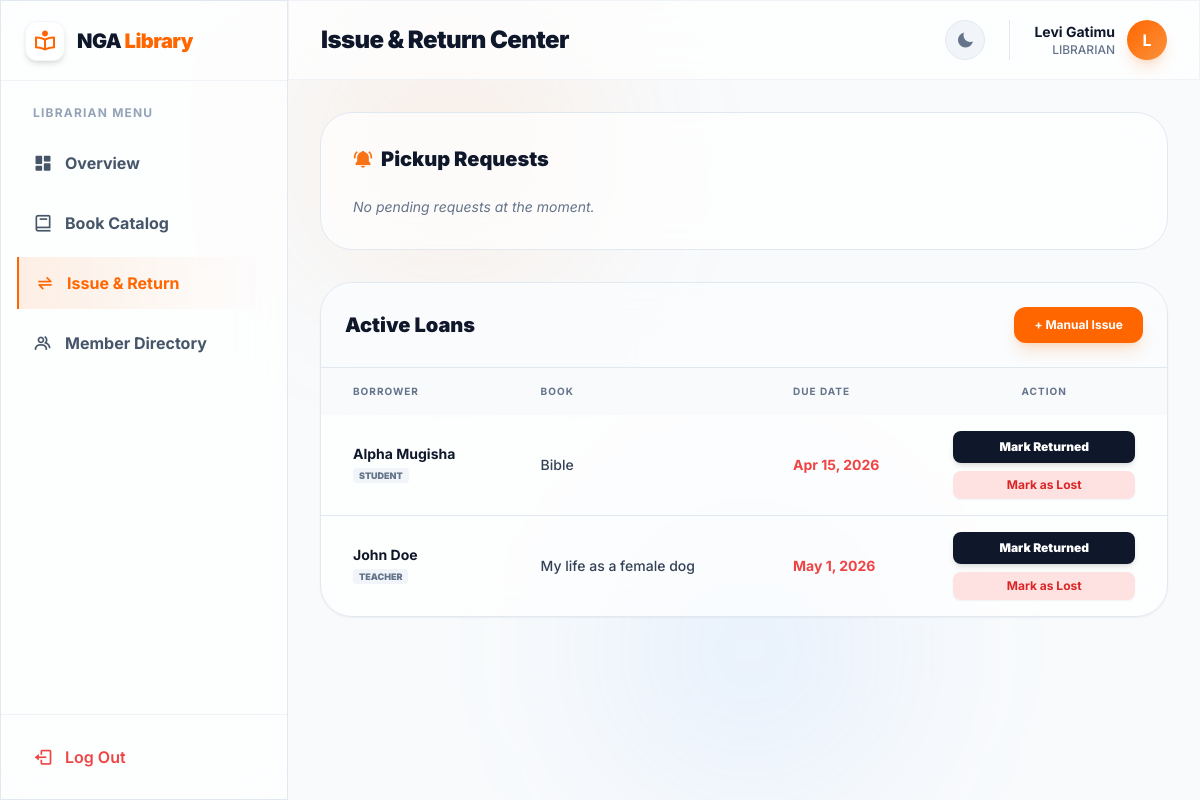
The app's page /librarian/transactions.php (signed in) with its own data.
### tables this page shows
CREATE TABLE `borrowings` (
  `id` int(11) NOT NULL,
  `user_id` int(11) NOT NULL,
  `book_id` int(11) NOT NULL,
  `issue_date` date NOT NULL,
  `due_date` date NOT NULL,
  `return_date` date DEFAULT NULL,
  `status` enum('Pending','Issued','Returned','Overdue','Rejected') DEFAULT 'Pending',
  `fine_amount` int(11) DEFAULT 0
);

### librarian/transactions.php (the view, shortened to what this page needs)
<?php
require '../config/db.php';
try {
    $pending_query = "
        SELECT br.*, COALESCE(u.full_name, 'Unknown User') as full_name, COALESCE(u.role, 'Student') as role, COALESCE(b.title, 'Unknown Book') as title
        FROM borrowings br
        LEFT JOIN users u ON br.user_id = u.id
        LEFT JOIN books b ON br.book_id = b.id
        WHERE LOWER(br.status) = 'pending'
        ORDER BY br.id DESC
    ";
    $pending = $pdo->query($pending_query)->fetchAll();
    $active_query = "
        SELECT br.*, COALESCE(u.full_name, 'Unknown User') as full_name, COALESCE(u.role, 'Student') as role, COALESCE(b.title, 'Unknown Book') as title
        FROM borrowings br
        LEFT JOIN users u ON br.user_id = u.id
        LEFT JOIN books b ON br.book_id = b.id
        WHERE LOWER(br.status) = 'issued'
        ORDER BY br.due_date ASC
    ";
    $active = $pdo->query($active_query)->fetchAll();
} catch (PDOException $e) {
    $error_msg = "Critical Database Error: " . $e->getMessage();
    $pending = [];
    $active = [];
    $users_list = [];
    $books_list = [];
}
require '../components/header.php';
?>
<div class="glass rounded-[32px] border border-slate-200 dark:border-slate-800 p-8 mb-8">
    <h2 class="text-xl font-black text-slate-900 dark:text-white mb-6 flex items-center gap-2">
        <i class='bx bxs-bell-ring text-orange-500'></i> Pickup Requests
    </h2>
    <?php if ($pending): ?>
        <div class="grid grid-cols-1 md:grid-cols-2 gap-4">
            <?php foreach ($pending as $p): ?>
                <div class="bg-white dark:bg-slate-900/50 border border-slate-200 dark:border-slate-800 p-5 rounded-2xl flex justify-between items-center shadow-sm">
                    <div>
                        <p class="font-black text-slate-900 dark:text-white"><?php echo htmlspecialchars($p['title']); ?></p>
                        <p class="text-[10px] text-slate-500 font-bold uppercase"><?php echo htmlspecialchars($p['full_name']); ?> (<?php echo $p['role']; ?>)</p>
                    </div>
                    <div class="flex gap-2">
                        <form method="POST" class="flex gap-2">
                            <input type="hidden" name="borrowing_id" value="<?php echo $p['id']; ?>">
                            <input type="hidden" name="book_id" value="<?php echo $p['book_id']; ?>">
                            <button name="handle_request" value="Approve" class="w-10 h-10 bg-green-500 text-white rounded-xl flex items-center justify-center hover:bg-green-600 transition-all shadow-md tooltip" title="Approve Request"><i class='bx bx-check text-xl'></i></button>
                            <button name="handle_request" value="Reject" class="w-10 h-10 bg-red-500 text-white rounded-xl flex items-center justify-center hover:bg-red-600 transition-all shadow-md tooltip" title="Reject Request"><i class='bx bx-x text-xl'></i></button>
                        </form>
                    </div>
                </div>
            <?php endforeach; ?>
        </div>
    <?php else: ?>
        <p class="text-slate-500 text-sm italic">No pending requests at the moment.</p>
    <?php endif; ?>
</div>
<div class="glass rounded-[32px] border border-slate-200 dark:border-slate-800 overflow-hidden shadow-sm">
    <div class="p-6 border-b border-slate-200 dark:border-slate-800 flex justify-between items-center bg-slate-50/50 dark:bg-slate-800/20">
        <h2 class="text-xl font-black text-slate-900 dark:text-white">Active Loans</h2>
        <button onclick="toggleModal('manualIssueModal')" class="px-5 py-2.5 bg-[#FF6600] text-white rounded-xl font-bold text-xs shadow-lg shadow-orange-500/20 hover:-translate-y-0.5 transition-all">+ Manual Issue</button>
    </div>
    <div class="overflow-x-auto">
        <table class="w-full text-left border-collapse">
            <thead class="bg-slate-50 dark:bg-slate-800/50 text-[10px] uppercase font-black text-slate-500 tracking-widest">
                <tr>
                    <th class="p-4 pl-8">Borrower</th>
                    <th class="p-4">Book</th>
                    <th class="p-4">Due Date</th>
                    <th class="p-4 text-center pr-8">Action</th>
                </tr>
            </thead>
            <tbody class="divide-y divide-slate-200 dark:divide-slate-800 text-sm">
                <?php if($active): foreach($active as $a):
                    $is_overdue = strtotime($a['due_date']) < strtotime(date('Y-m-d'));
                ?>
                    <tr class="hover:bg-slate-50/50 dark:hover:bg-slate-800/30 transition-colors">
                        <td class="p-4 pl-8">
                            <p class="font-bold text-slate-900 dark:text-white"><?php echo htmlspecialchars($a['full_name']); ?></p>
                            <span class="text-[9px] px-1.5 py-0.5 rounded bg-slate-100 dark:bg-slate-700 text-slate-500 font-black uppercase"><?php echo $a['role']; ?></span>
                        </td>
                        <td class="p-4 text-slate-700 dark:text-slate-300 font-medium"><?php echo htmlspecialchars($a['title']); ?></td>
                        <td class="p-4">
                            <span class="font-bold <?php echo $is_overdue ? 'text-red-500 animate-pulse' : 'text-slate-600 dark:text-slate-400'; ?>">
                                <?php echo date('M j, Y', strtotime($a['due_date'])); ?>
                            </span>
                        </td>
                        <td class="p-4 text-center pr-8">
                            <form method="POST" class="flex flex-col gap-2">
                                <button type="submit" name="return_book" onclick="return confirm('Confirm return?');" class="px-4 py-2 bg-slate-900 dark:bg-white text-white dark:text-slate-900 rounded-lg text-xs font-black shadow-md hover:-translate-y-0.5 transition-transform">
                                    Mark Returned
                                </button>
                                <button type="submit" name="mark_lost" onclick="return confirm('WARNING: This will permanently remove the book from inventory and charge the user 15,000 RWF. Proceed?');" class="px-4 py-1.5 bg-red-100 dark:bg-red-500/10 text-red-600 dark:text-red-400 rounded-lg text-xs font-bold hover:bg-red-200 dark:hover:bg-red-500/20 transition-colors shadow-sm">
                                    Mark as Lost
                                </button>
                            </form>
                        </td>
                    </tr>
                <?php endforeach; else: ?>
                    <tr><td colspan="4" class="p-10 text-center text-slate-500">No active loans found.</td></tr>
                <?php endif; ?>
            </tbody>
        </table>
    </div>
</div>
<?php require '../components/footer.php'; ?>

### components/header.php (style rules this page uses)
body { transition: background-color 0.4s ease, color 0.4s ease; }
.glass { background: rgba(255, 255, 255, 0.7); backdrop-filter: blur(20px); -webkit-backdrop-filter: blur(20px); border: 1px solid rgba(255, 255, 255, 0.2); }

### records on screen
borrowings: full_name "Alpha Mugisha", role "STUDENT", title "Bible", due_date "Apr 15, 2026"
borrowings: full_name "John Doe", role "TEACHER", title "My life as a female dog", due_date "May 1, 2026"

### other values on screen
$header_title "Issue & Return Center"
$_SESSION['name'] "Levi Gatimu"
$_SESSION['role'] "LIBRARIAN"
substr($_SESSION['name'], 0, 1) "L"
